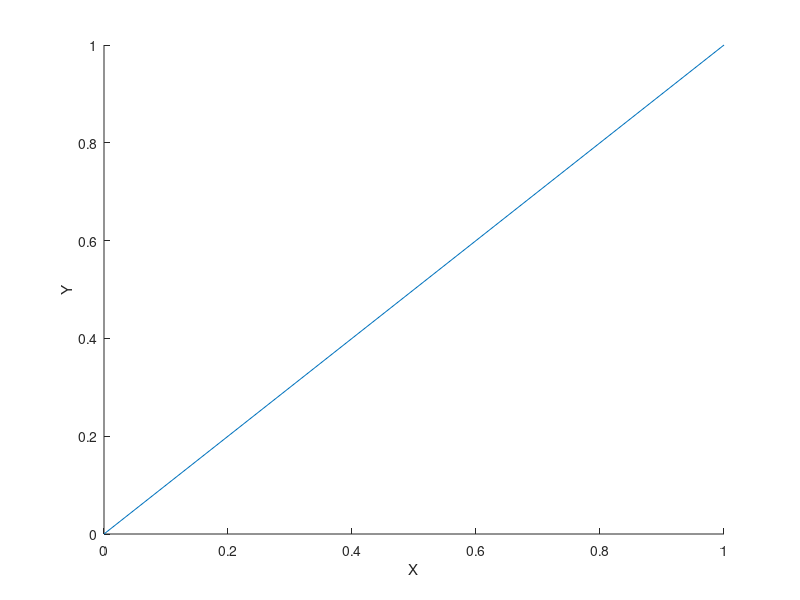

Here is the MATLAB script that generated this plot: (Note: this script raises an error after producing the figure.)
%=============================================================================
% Copyright (c) 2026-present Allan CORNET (Nelson)
%=============================================================================
% This file is part of Nelson.
%=============================================================================
% LICENCE_BLOCK_BEGIN
% SPDX-License-Identifier: LGPL-3.0-or-later
% LICENCE_BLOCK_END
%=============================================================================
% <--ADV-CLI MODE-->
%=============================================================================
% Axis labels re-derive their Rotation and alignment from the View (auto
% RotationMode semantics). Expected values below cover automatic behavior
% across view(2), view(3) and several azimuths.
%=============================================================================
f = figure('Visible', 'off');
plot3([0 1], [0 1], [0 1]);
ax = gca();
xlabel(ax, 'X');
ylabel(ax, 'Y');
zlabel(ax, 'Z');
%=============================================================================
% Switching back to 2D restores the 2D layout.
view(ax, 2);
drawnow();
assert_axis_label_orientation(ax, 'XLabel', 0, 'center', 'top');
assert_axis_label_orientation(ax, 'YLabel', 90, 'center', 'bottom');
close(f);
%=============================================================================
